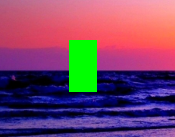
%> input picture test.png, 175 x 137 px
$ octave SalientStructure.m   (GNU Octave 9; MATLAB toolbox functions it lacks are replaced by stand-ins)
%> lines starting %> are read from the running program, lines starting %| are printed output that depends on the picture; in (x1, y1, x2, y2) boxes, pixels count from 0 and x2, y2 are one past the last pixel; in counts of white or black regions, pixels touching at a corner belong together; the program's own positions count from 1
### rgb2sph.m
function [r, theta, fi] = rgb2sph(I)
[nx,ny,nz] = size(I);

r = zeros(nx,ny);
theta = zeros(nx,ny);
fi = zeros(nx,ny);
for x=1:nx
    for y=1:ny
        r(x,y) = norm([I(x,y,1),I(x,y,2),I(x,y,3)]);
        if(r(x,y) > 0)
            theta(x,y) = atan(I(x,y,2)/I(x,y,1));
            fi(x,y) = acos(I(x,y,3)/r(x,y));
        else
            theta(x,y) = 0;
            fi(x,y) = 0;
        end
    end
end
end

### ustawWspolrzednePatcha.m
function [fixx,fixy] = ustawWspolrzednePatcha(px,py,patch_size,nx,ny)
fixx =0; fixy =0;
if(px-patch_size < 1)
    fixx = patch_size - px + 1;
end
if(px + patch_size > nx)
    fixx = -(px + patch_size - nx);
end
if(py-patch_size < 1)
    fixy = patch_size - py + 1;
end
if(py + patch_size > ny)
    fixy = -(py + patch_size - ny);
end
end

### KmeanSegmentation.m
function [CENTS,Is,C] = KmeanSegmentation(K,I,M)
%UNTITLED Summary of this function goes here
%   Detailed explanation goes here
F = reshape(I,size(I,1)*size(I,2),3);                 % Color Features
pixels = size(F,1);                                           % Cluster Numbers
CCENTS = F( ceil(rand(K,1)*pixels),:);             % Cluster Centers // ceil zaokr¹gla do góry wartoœæ, razy size zeby losowac tylko z przedzia³u obrazu
% : na koñcu bo kolory
Mask = reshape(M,size(M,1)*size(M,2),1);             % maska
DAL   = zeros(pixels,K+2);                         % Distances and Labels
KMI   = 10;                                           % K-means Iteration
for n = 1:KMI
    for i = 1:pixels
        if (Mask(i) == 0)%maska to u mnie 1!
            for j = 1:K
                DAL(i,j) = norm(F(i,:) - CCENTS(j,:));         %norm zwraca normê euklidesowsk¹ wektora
            end
            [Distance, CN] = min(DAL(i,1:K));               % 1:K are Distance from Cluster Centers 1:K CN to indeks najmniejszej wartoœæi
            DAL(i,K+1) = CN;                                % K+1 is Cluster Label
            DAL(i,K+2) = Distance;                          % K+2 is Minimum Distance
        else
            DAL(i,K+1) = -1;                                % K+1 is Cluster Label
            DAL(i,K+2) = -1;                                % K+2 is Minimum Distance
        end
    end
    for i = 1:K
        CNS = (DAL(:,K+1) == i);                          % wspó³rzêdne pkt'ów, które maj¹ w sobie wartoœæ i-tego clustera
        CCENTS(i,:) = mean(F(CNS,:));                     % New Cluster Centers //wylicza ich sredni¹
        if sum(isnan(CCENTS(:))) ~= 0                    % If CENTS(i,:) Is Nan Then Replace It With Random Point
            NC = find(isnan(CCENTS(:,1)) == 1);           % Find Nan Centers
            for Ind = 1:size(NC,1)
                CCENTS(NC(Ind),:) = F(randi(size(F,1)),:);
            end
        end
    end
end
[nx, ny] = size(F);
X = zeros(nx,ny);
for i = 1:K
    idx = find(DAL(:,K+1) == i);
    X(idx,:) = repmat(CCENTS(i,:),size(idx,1),1); %% zamiast pêtli kopiujê wartoœci macierzy do macierzy X
end
    idx = find(DAL(:,K+1) == -1);
    pom = -ones(1,1,3);
    X(idx,:) = repmat(pom,size(idx,1),1); %% zamiast pêtli kopiujê wartoœci macierzy do macierzy X
Is = reshape(X,size(I,1),size(I,2),3);%rozpisane kolorami
C = reshape(DAL(:,K+1),size(I,1),size(I,2));%%rozpisane numerami segmentacja
CENTS = CCENTS;
end

### SalientStructure.m
clear all; close all;
%Parametry do Criminisi 2004
alfa = 0.1; scale =0.9;xk =0.97;

%% definicja maski - tam gdzie jest 1 tam inpainting. Wczytywana z pliku
pom = imread('test.png'); [nx, ny, nz] = size(pom);
%> further down, pom is the input picture: size 137x175x3 uint8; mean R, G, B 118.9, 69.5, 105
%> after `[nx, ny, nz] = size(pom)`: nx = 137; ny = 175; nz = 3
maska = zeros(nx,ny); maska(pom(:,:,2) == 255 & pom(:,:,1) == 0 & pom(:,:,3) == 0) = 1;
%> after `maska(pom(:,:,2) == 255 & pom(:,:,1) == 0 & pom(:,:,3) == 0) = 1`: maska: size 137x175 double; values 0 (black) and 1 (white), 6.1% white; 1 white region, box (x1, y1, x2, y2) and area: (69, 40, 97, 92) 1456
maska_org = maska;
figure; imshow(maska);
title('Maska obrazu')

%% wczytanie obrazu i ustawienie filtru
im = imread('test.png'); im = im2double(im);
%% konwersja obrazu na "spherical coordinate system"
[R, Theta, Fi] = rgb2sph(im); R_max = max(max(R)); R = R/R_max;
%> after the loop in rgb2sph, `for x=1:nx`:
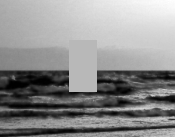
%> r: size 137x175 double; min 0, max 1.38, mean 0.764; drawn with min black and max white
%> after the loop in rgb2sph, `for x=1:nx`:
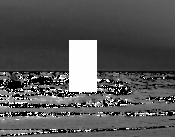
%> theta: size 137x175 double; 2.76% of the values are NaN or infinite; the others: min 0, max 1.57, mean 0.559; drawn with min black, max white, NaN and infinite black
%> after `R_max = max(max(R))`: R_max = 1.38

figure; imshow(im);
title('Obraz');
%% wstêpnie rozmazuje obraz
sigma = 2; %% parametr filtru gaussa do rozmycia obrazu
R_gauss = imgaussfilt(R, sigma);
figure
imshow(R_gauss);
title('Po filtrowaniu');
%% wstawiam maskê do obrazu
im(:,:,1) = im(:,:,1).*~maska;
im(:,:,2) = im(:,:,2).*~maska;
%> im: size 137x175x3 double; mean R, G, B 0.466, 0.212, 0.412
im(:,:,3) = im(:,:,3).*~maska;
R = R.*~maska; R_gauss = R_gauss.*~maska;
%% wykrycie krawêdzi
%SS = edge(R_gauss,'Canny');
SS = edge(R_gauss,'Canny');
%> SS: size 137x175 logical; 7.3% white in thin lines or dots, all inside (x1, y1, x2, y2) = (1, 39, 174, 136)
maska_gauss = maska;%poszerzam maskê, ¿eby nie wykrywa³o krawêdzi obiektu, który jest usuwany, poszerzam w zale¿noœci od parametru rozmycia obrazu
for i=1:(sigma/2)-1
    maska_gauss = imdilate(maska_gauss,ones(3,3));
end
SS = SS.*~maska_gauss;
figure
imshow(SS);
title('Salient Structure');
%% punkty przeciecia maski z salient structures
for i=1:sigma
    maska_gauss = imdilate(imdilate(maska_gauss,ones(3,3)), ones(3,3)); %poszerzam maskê, ¿eby z³apaæ linie, które nie do koñca dosz³y do maski
end
SSR = maska_gauss.*SS;
%> SSR: size 137x175 double; values 0 (black) and 1 (white), 0.23% white in thin lines or dots, all inside (x1, y1, x2, y2) = (65, 39, 101, 96)
%% dylacja geodezyjna uzyskania salient structures
Salient_Structure_Length = 30; %% parametr d³ugoœci linii
for k = 1:Salient_Structure_Length
    SSR = imdilate(SSR,ones(3,3));
    SSR = min(SSR,SS);
end
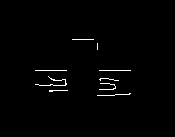
%> SSR: size 137x175 double; values 0 (black) and 1 (white), 1.1% white in thin lines or dots, all inside (x1, y1, x2, y2) = (35, 39, 131, 96)
%figure
%imshow(SSR);
title('SalientStructure z maska');
%% Segregacja linii
ll = 0;
pkt = 0;
for x = 1: nx
    for y = 1: ny
        %%pierwszy pkt.
        if(ll == 0)
            if(SSR(x,y) == 1)
                ll = ll+1; pkt = pkt+1;
                Lx(pkt) = x; Ly(pkt) = y; Ll(pkt)=ll;
                continue;
            end
        else
            %%algorytm dodawania
            if(SSR(x,y) == 1)
                byl = 0;
                for i = 1: pkt
                    d = (Lx(i)-x)^2 + (Ly(i)-y)^2;
                    if(d < 3)
                        byl = 1;
                        pkt = pkt+1;
                        Lx(pkt) = x; Ly(pkt) = y; Ll(pkt) = Ll(i);
                        break;
                    end
                end
                if (byl == 0)
                    pkt = pkt+1; ll = ll+1;
                    Lx(pkt) = x; Ly(pkt) = y; Ll(pkt) = ll;
                end
            end
        end
    end
end
%> after the loop, Ll = 269 values, max 16 at index 252, min 1 at index 1, mean 7.59; Lx = 269 values from 40 to 96; Ly = 269 values, max 131 at index 93, min 36 at index 30, mean 84.83; byl = 1; d = 2; ll = 16; pkt = 269

%% dodatkowe ³¹czenie przerwanych linii, zamykanie niedoskonalosci algorytmu
for i = 1: pkt
    for j = 1: pkt
        d = (Lx(i) - Lx(j))^2 + (Ly(i) - Ly(j))^2;
        if(d < 3)
            for k = 1: pkt
                if(Ll(k) == Ll(i) || Ll(k) == Ll(j))
                    Ll(k) = min(Ll(i),Ll(j));
                end
            end
        end
    end
end
%> after the loop, Ll = 269 values, max 14 at index 235, min 1 at index 1, mean 6.58

%% usuwanie zbyt krótkich salient structures
minSSL = 15; %minimalna d³ugoœæ Salient Structure
t = tabulate(Ll);
%> t = 14 rows, first 12: [1 22 8.18; 2 7 2.6; 3 32 11.9; 4 32 11.9; 5 60 22.3; 6 22 8.18; 7 0 0; 8 36 13.38; 9 0 0; 10 0 0; 11 0 0; 12 0 0]
occ = t(:,2);
%> occ = [22; 7; 32; 32; 60; 22; 0; 36; 0; 0; 0; 0; 23; 35]
short = find(occ < minSSL);
%> short = [2; 7; 9; 10; 11; 12]
for i=1: length(short)
    del = find(Ll == short(i));
    Lx(del) = []; Ly(del) = []; Ll(del) = [];
end
%> this loop made 6 passes
%> del on pass 1: [23 24 25 26 27 28 29]
%> after the loop, Ll = 262 values, max 14 at index 228, min 1 at index 1, mean 6.7; Lx = 262 values from 40 to 96; Ly = 262 values, max 131 at index 86, min 36 at index 23, mean 84.47
pkt = length(Lx);
%> pkt = 262
clear t occ short
%% poprawa numeracji linii
m = max(Ll);i=1;
%> after `m = max(Ll)`: m = 14
was = 0;
while(i<m)
    was = 0;
    if(i > m)
        break
    end
    for j = 1: pkt
        if(was == 0 && Ll(j) == i)
            was = 1;
        end
    end
    if(was == 0)
        for k = 1: pkt
            if(Ll(k) == m)
                Ll(k) = i;
            end
        end
    end
    m = max(Ll);i = i+1;
end
%> this loop made 7 passes
%> m on passes 1 to 7: 14, 13, 13, 13, 13, 13, 8
%> after the loop, Ll = 262 values, max 8 at index 135, min 1 at index 1, mean 4.57
%% Rozbijam SalientStructures na podlinie, ka¿da ma swój obraz
for i=1:max(Ll)
    SSLn(:,:,i) = zeros(nx,ny);
    for k=1:pkt
        if(Ll(k) == i)
            SSLn(Lx(k),Ly(k),i) = 1;
        end
    end
end
%> this loop made 8 passes
%% Rysuje rozbite linie
% [5 lines of commented-out code are left out]
%% Wyznaczam œrednie œrodki linii
for i=1:max(Ll)
    f = find(Ll == i);
    Lxs(i) = round(mean(Lx(f))); Lys(i) = round(mean(Ly(f)));
end
%> after the loop, Lxs = [40 95 71 71 84 80 91 87]; Lys = [84 115 52 116 55 109 58 109]
%% Wyznaczam wspó³czynniki prostych na podstawie Hough transform
for i=1:max(Ll)
    [Hn, t, r] = hough(SSLn(:,:,i));
    peaks = houghpeaks(Hn,1);
    rho_m(i) = r(peaks(1)); theta_SSLn(i) = t(peaks(2));
end
%> this loop made 8 passes
%> peaks on passes 1 to 8: [183 1], [324 177], [152 1], [152 1], [139 3], [157 8], [132 1], [133 1]
%> pass 1, `[Hn, t, r] = hough(SSLn(:,:,i));`:
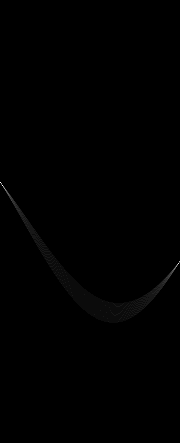
%> Hn: size 443x180 double; min 0, max 22, mean 0; drawn with min black and max white
%> after the loop, rho_m = [-39 102 -70 -70 -83 -65 -90 -89]; theta_SSLn = [-90 86 -90 -90 -88 -83 -90 -90]

%% Wyznaczam równanie prostej, tylko do sprawdzenia poprawnoœci
% [15 lines of commented-out code are left out]

%% Wyznaczenie patchy do IOCCDm
Patch_size = 24; % wielkoœæ pola brana pod uwagê przy ³¹czeniu Salient Structure Lines
patchs = zeros(2*Patch_size+1,2*Patch_size+1,3,length(Lxs));
pmasks = zeros(2*Patch_size+1,2*Patch_size+1,3,length(Lxs));
for i=1:length(Lxs)
    [fixx, fixy] = ustawWspolrzednePatcha(Lxs(i),Lys(i),Patch_size,nx,ny);
    patchs(:,:,:,i) = im(Lxs(i)+fixx-Patch_size:Lxs(i)+fixx+Patch_size,Lys(i)+fixy-Patch_size:Lys(i)+fixy+Patch_size,:);
    pmasks(:,:,i) = maska(Lxs(i)+fixx-Patch_size:Lxs(i)+fixx+Patch_size,Lys(i)+fixy-Patch_size:Lys(i)+fixy+Patch_size,:);
end
% [6 lines of commented-out code are left out]
%% Segmentacja kolorów patchy
for i=1:size(patchs,4)
    [CENTS(:,:,i),Iss(:,:,:,i),segmented_patchs(:,:,:,i)] = KmeanSegmentation(4,patchs(:,:,:,i),pmasks(:,:,i));
end

%% rysuje posegmentowane patche, tylko do sprawdzenia poprawnoœci
% [5 lines of commented-out code are left out]

%% Wyznaczenie odleg³oœci patchy od siebie metod¹ IOCCD(Improved optimal color composition distance method)
IOCCDs = zeros(length(Lxs),length(Lxs));
THETA_FIT = 20;%parametr dopasowanie k¹tu nachylenia Salient Structures
for i=1:size(patchs,4)
    for j=1:size(patchs,4)
        if( abs(abs(theta_SSLn(i)) - abs(theta_SSLn(j))) < THETA_FIT)
            if(abs(theta_SSLn(i)) > 75)
                if(abs(Lys(i)-Lys(j)) < 25)
                    IOCCDs(i,j) = Inf;
                    continue;
                end
            end
            if(abs(theta_SSLn(i)) < 35)
                if(abs(Lxs(i)-Lxs(j)) < 25)
                    IOCCDs(i,j) = Inf;
                    continue;
                end
            end
            IOCCDs(i,j) = IOCCD(segmented_patchs(:,:,:,i),segmented_patchs(:,:,:,j),CENTS(:,:,i),CENTS(:,:,j));
        else
            IOCCDs(i,j) = Inf;
        end
    end
end
%> after the loop, IOCCDs = [Inf 0.807 0.6 0.501 0.754 0.667 0.819 0.732; 0.807 Inf 0.223 Inf 0.0648 Inf 0.0385 Inf; 0.6 0.223 Inf 0.103 Inf 0.126 Inf 0.175; 0.501 Inf 0.103 Inf 0.269 Inf 0.328 Inf; 0.754 0.0648 Inf 0.269 Inf 0.0975 Inf 0.0713; 0.667 Inf 0.126 Inf 0.0975 Inf 0.232 Inf; 0.819 0.0385 Inf 0.328 Inf 0.232 Inf 0.0895; 0.732 Inf 0.175 Inf 0.0713 Inf 0.0895 Inf]
IOCCDs
%% parowanie linii
Paired = zeros(1,2,1);
paired=0;
sparowane = 0;
xlength = size(IOCCDs,1);
%> xlength = 8
ylength = size(IOCCDs,2);
%> ylength = 8
%petla ma tyle ile mo¿e byæ par linii, na razie algorytm bez treshhold'u
for i=1:floor((size(patchs,4))/2)
    val = Inf;
    jestMin = 0;
    for x = 1:xlength
        for y = (x+1):ylength
            %sprawdzam czy x albo y nie jest juz sparowany
            for k=1:size(Paired,3)
                if(Paired(1,1,k) == x || Paired(1,2,k) == x || Paired(1,1,k) == y || Paired(1,2,k) == y)
                    sparowane = 1;
                end
            end
            if(~sparowane && val >= IOCCDs(x,y) && IOCCDs(x,y) ~=Inf)
                val = IOCCDs(x,y);
                minx = x; miny = y;
                jestMin = 1;
            end
            sparowane = 0;
        end
    end
    if(jestMin)
        paired = paired+1;
        Paired(:,:,paired) = [minx,miny];
    end
    jestMin = 0;
end
%> after the loop, minx = 1; miny = 6
Paired
%% wyznaczam parametry wielomianu drugiegio stopnia dla po³aczonych linii w celu aproksymacji po³¹czonych g³ównych struktur
for l = 1: paired
    SPLinked(:,:,l) = SSLn(:,:,Paired(1,1,l))+SSLn(:,:,Paired(1,2,l));
    [pktx, pkty] = find(SPLinked(:,:,l) == 1);
    if(abs(theta_SSLn(Paired(1,1,l))) > 20)
        Polynomials(l,:) = polyfit(pkty,pktx,2);
    else
        Polynomials(l,:) = polyfit(pktx,pkty,2);
    end
end
%> this loop made 4 passes
%> after the loop, Polynomials = [-0.00143 0.318 77.88; 0.00207 -0.27 92.03; 1.62e-17 -3.45e-15 71; 0.00328 0.652 -33.72]

%% Rysuje polaczone linie z wype³nieniem
for i=1:paired
    Interpolacja = zeros(ny,nx);
    if(abs(theta_SSLn(Paired(1,1,l))) > 20)
        for x = 1: ny
            y = ceil(x^2*Polynomials(i,1)+x*Polynomials(i,2) + Polynomials(i,3));
            if( y>=1  && y <= nx)
                Interpolacja(x,y) = 1;
            end
        end
    else
        for y = 1: nx
            x = ceil(y^2*Polynomials(i,1)+y*Polynomials(i,2) + Polynomials(i,3));
            if( x>=1  && x <= ny)
                Interpolacja(x,y) = 1;
            end
        end
    end
    SPLinked(:,:,i) = SPLinked(:,:,i) + (Interpolacja'.*maska_gauss);
    figure
    imshow(SPLinked(:,:,i));
    title(i);
end
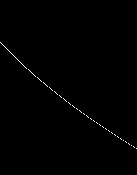
%> Interpolacja: size 175x137 double; values 0 (black) and 1 (white), 0.45% white in thin lines or dots, all inside (x1, y1, x2, y2) = (0, 42, 137, 149)
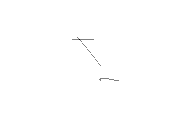
%> SPLinked: size 137x175x4 double; mean R, G, B, A 0.00392, 0.00551, 0.00417, 0.00284; transparent parts drawn white
%> after the loop, x = 175; y = 181
%% Poczatek algorytm Criminisi
[nx,ny,nz] = size(im);
mask_fill = double(~single(maska)); %% zmieniam maskê, algorytm tam gdzie ma 0 widzi maskê
%% maska musi byæ o dwa piksele szersza ni¿ maska na zniszczonym obrazie, potrzebne do ró¿niczek
mask = imerode(imerode(mask_fill,ones(3,3)),ones(3,3));
%> mask: size 137x175 double; values 0 (black) and 1 (white), 92.5% white; 1 black region, box (x1, y1, x2, y2) and area: (67, 38, 99, 94) 1792
%% inicjalizacja Confidence Term
C = mask_fill;
%% parametr rozmmiaru patch'a
patch_size = 8; %jako promien
%% patch nie mo¿e wychodziæ poza granice obrazu
ograniczenie = ones(nx,ny);
ograniczenie(1:patch_size,:) = 0;ograniczenie(nx-patch_size:nx ,:) = 0;
%> after `ograniczenie(1:patch_size,:) = 0`: ograniczenie: size 137x175 double; values 0 (black) and 1 (white), 94.2% white; 1 black region, box (x1, y1, x2, y2) and area: (0, 0, 175, 8) 1400
ograniczenie(:,1:patch_size) = 0;ograniczenie(:,ny-patch_size:ny) = 0;
%> after `ograniczenie(:,ny-patch_size:ny) = 0`: ograniczenie: size 137x175 double; values 0 (black) and 1 (white), 79.1% white; 1 black region, box (x1, y1, x2, y2) and area: (0, 0, 175, 137) 5015
%% wzorzec mówi sk¹d mogê czerpaæ dane
wzorzec = mask_fill;
for i = 1: 1+patch_size
    wzorzec = imerode(wzorzec,ones(3,3)); %%maska poszerzona, ¿eby nie trafiaæ szukaj¹c wzorca w pole objête mask¹
end
%> wzorzec: size 137x175 double; values 0 (black) and 1 (white), 86.6% white; 1 black region, box (x1, y1, x2, y2) and area: (60, 31, 106, 101) 3220
maska = wzorzec;
for k=1:40
    wzorzec = imerode(wzorzec,ones(3,3));
end
%> wzorzec: size 137x175 double; values 0 (black) and 1 (white), 28% white; 2 white regions, box (x1, y1, x2, y2) and area: (146, 0, 175, 137) 3973, (0, 0, 20, 137) 2740
wzorzec = (maska - wzorzec).*ograniczenie;
%> wzorzec: size 137x175 double; values 0 (black) and 1 (white), 49.6% white; 1 white region, box (x1, y1, x2, y2) and area: (20, 8, 146, 128) 11900
figure
imshow(wzorzec);
title('Punkty do czerpania Fi_q')

%% ograniczenie wyznaczam do drugiej czêœci algorytmu po SalientStructure. Nie chcê korzystaæ w drugiej czêœci z wzorców g³ównych struktur
wzorzec_bez_Salient_Structure = zeros(nx,ny);
%% wype³nianie Salient Structures
%> (the run ends here)
